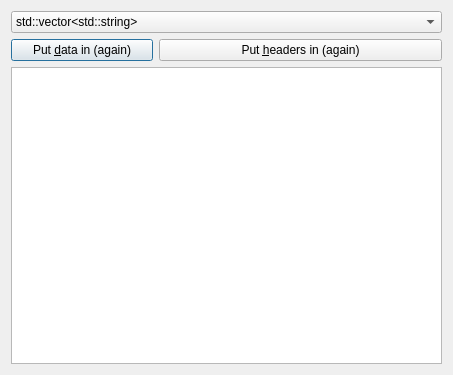
<?xml version="1.0" encoding="UTF-8"?>
<ui version="4.0">
 <class>QtToolTestQtModelsMainDialog</class>
 <widget class="QDialog" name="QtToolTestQtModelsMainDialog">
  <property name="geometry">
   <rect>
    <x>0</x>
    <y>0</y>
    <width>453</width>
    <height>375</height>
   </rect>
  </property>
  <property name="windowTitle">
   <string>ToolTestQtModelsMainDialog</string>
  </property>
  <layout class="QGridLayout" name="gridLayout">
   <item row="0" column="0" colspan="3">
    <widget class="QComboBox" name="box_type">
     <item>
      <property name="text">
       <string>std::vector&lt;std::string&gt;</string>
      </property>
     </item>
     <item>
      <property name="text">
       <string>std::vector&lt;std::string&gt; (with function of t)</string>
      </property>
     </item>
     <item>
      <property name="text">
       <string>boost::numeric::ublas::matrix&lt;double&gt;</string>
      </property>
     </item>
     <item>
      <property name="text">
       <string>boost::numeric::ublas::vector&lt;double&gt;</string>
      </property>
     </item>
     <item>
      <property name="text">
       <string>boost::numeric::ublas::vector&lt;int&gt;</string>
      </property>
     </item>
    </widget>
   </item>
   <item row="1" column="0">
    <widget class="QPushButton" name="button_data">
     <property name="text">
      <string>Put &amp;data in (again)</string>
     </property>
    </widget>
   </item>
   <item row="1" column="1" colspan="2">
    <widget class="QPushButton" name="button_headers">
     <property name="text">
      <string>Put &amp;headers in (again)</string>
     </property>
    </widget>
   </item>
   <item row="2" column="0" colspan="3">
    <widget class="QTableView" name="table">
     <property name="focusPolicy">
      <enum>Qt::NoFocus</enum>
     </property>
    </widget>
   </item>
  </layout>
 </widget>
 <layoutdefault spacing="6" margin="11"/>
 <tabstops>
  <tabstop>box_type</tabstop>
  <tabstop>button_data</tabstop>
  <tabstop>button_headers</tabstop>
  <tabstop>table</tabstop>
 </tabstops>
 <resources/>
 <connections/>
</ui>
